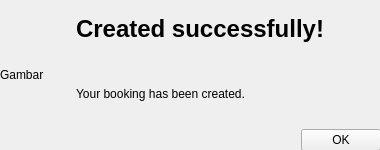
<?xml version="1.0" encoding="UTF-8"?>
<ui version="4.0">
 <class>PopupBookingCreate</class>
 <widget class="QWidget" name="PopupBookingCreate">
  <property name="geometry">
   <rect>
    <x>0</x>
    <y>0</y>
    <width>380</width>
    <height>150</height>
   </rect>
  </property>
  <property name="windowTitle">
   <string>Form</string>
  </property>
  <widget class="QWidget" name="horizontalLayoutWidget">
   <property name="geometry">
    <rect>
     <x>0</x>
     <y>0</y>
     <width>381</width>
     <height>151</height>
    </rect>
   </property>
   <layout class="QHBoxLayout" name="horizontalLayout">
    <item>
     <widget class="QLabel" name="picLbl">
      <property name="sizePolicy">
       <sizepolicy hsizetype="Fixed" vsizetype="Preferred">
        <horstretch>0</horstretch>
        <verstretch>0</verstretch>
       </sizepolicy>
      </property>
      <property name="minimumSize">
       <size>
        <width>70</width>
        <height>70</height>
       </size>
      </property>
      <property name="maximumSize">
       <size>
        <width>70</width>
        <height>70</height>
       </size>
      </property>
      <property name="text">
       <string>Gambar</string>
      </property>
      <property name="scaledContents">
       <bool>true</bool>
      </property>
     </widget>
    </item>
    <item>
     <layout class="QVBoxLayout" name="verticalLayout">
      <item>
       <widget class="QLabel" name="label_2">
        <property name="font">
         <font>
          <weight>75</weight>
          <bold>true</bold>
         </font>
        </property>
        <property name="text">
         <string>&lt;html&gt;&lt;head/&gt;&lt;body&gt;&lt;p&gt;&lt;span style=&quot; font-size:18pt; font-weight:600;&quot;&gt;Created successfully!&lt;/span&gt;&lt;/p&gt;&lt;/body&gt;&lt;/html&gt;</string>
        </property>
       </widget>
      </item>
      <item>
       <widget class="QLabel" name="label_3">
        <property name="text">
         <string>&lt;html&gt;&lt;head/&gt;&lt;body&gt;&lt;p align=&quot;justify&quot;&gt;Your booking has been created.&lt;/p&gt;&lt;/body&gt;&lt;/html&gt;</string>
        </property>
        <property name="wordWrap">
         <bool>true</bool>
        </property>
       </widget>
      </item>
      <item>
       <layout class="QHBoxLayout" name="horizontalLayout_3">
        <item>
         <spacer name="horizontalSpacer">
          <property name="orientation">
           <enum>Qt::Horizontal</enum>
          </property>
          <property name="sizeHint" stdset="0">
           <size>
            <width>40</width>
            <height>20</height>
           </size>
          </property>
         </spacer>
        </item>
        <item>
         <widget class="QPushButton" name="buttonOK">
          <property name="text">
           <string>OK</string>
          </property>
         </widget>
        </item>
       </layout>
      </item>
     </layout>
    </item>
   </layout>
  </widget>
 </widget>
 <resources/>
 <connections/>
</ui>
